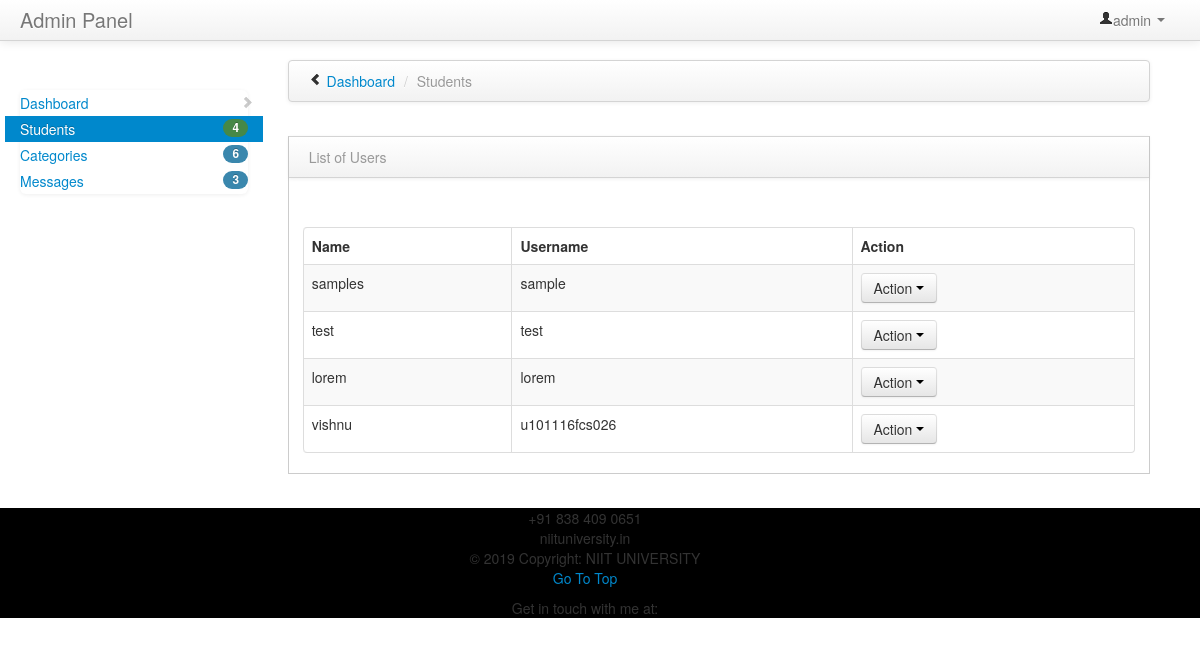
Page /admin/students/index.php (signed in) on the committed database.
### tables this page shows
CREATE TABLE IF NOT EXISTS `tbl_user` (
  `user_Id` int(11) NOT NULL AUTO_INCREMENT,
  `fname` varchar(255) DEFAULT NULL,
  `mname` varchar(255) DEFAULT NULL,
  `lname` varchar(255) DEFAULT NULL,
  `dob` date DEFAULT NULL,
  `gender` varchar(255) DEFAULT NULL,
  `username` varchar(255) DEFAULT NULL,
  `password` varchar(255) DEFAULT NULL,
  PRIMARY KEY (`user_Id`)
);

### admin/students/index.php (the view, shortened to what this page needs)
<?php
$adm_user=$_SESSION['adm_user'];
?>
<!DOCTYPE html>
<html class="no-js">
    <head>
        <link href="../../bootstrap/css/bootstrap.min.css" rel="stylesheet" media="screen">
        <link href="../../bootstrap/css/bootstrap-responsive.min.css" rel="stylesheet" media="screen">
        <link href="../../assets/styles.css" rel="stylesheet" media="screen">
        <link href="../../assets/DT_bootstrap.css" rel="stylesheet" media="screen">
    </head>
    <body>
        <div class="navbar navbar-fixed-top">
            <div class="navbar-inner">
                <div class="container-fluid">
                    <a class="brand" href="#">Admin Panel</a>
                    <div class="nav-collapse collapse">
                        <ul class="nav pull-right">
                            <li class="dropdown">
                                <a href="#" role="button" class="dropdown-toggle" data-toggle="dropdown"> <i class="icon-user"></i><?php echo $adm_user;?> <i class="caret"></i>
                                </a>
                            </li>
                        </ul>
                    </div>
                </div>
            </div>
        </div>
        <div class="container-fluid">
            <div class="row-fluid">
                <div class="span3" id="sidebar">
                    <ul class="nav nav-list bs-docs-sidenav nav-collapse collapse">
                        <li >
                            <a href="../home.php"><i class="icon-chevron-right"></i> Dashboard</a>
                        </li>
                        <li class="active">
                        <?php
                                    include '../../functions/connect.php';
                                    $result=$pdo->query("SELECT count(*) as total from tbl_user")->fetchColumn();
                                    ?>
                            <a href="../students/index.php"><span class="badge badge-success pull-right"><?php echo $result;?></span> Students</a>
                        </li>
                        <li>
                          <?php
                                    include '../../functions/connect.php';
                                    $result=$pdo->query("SELECT count(*) as total from tbl_category")->fetchColumn();
                                    ?>
                            <a href="../category/index.php"><span class="badge badge-info pull-right"><?php echo $result;?></span> Categories</a>
                        </li>
                        <li>
                        <?php
                                    include '../../functions/connect.php';
                                    $result=$pdo->query("SELECT count(*) as total from tbl_contact")->fetchColumn();
                                   ?>
                            <a href="../message/index.php"><span class="badge badge-info pull-right"><?php echo $result;?></span> Messages</a>
                        </li>
                    </ul>
                </div>
                <div class="span9" id="content">
                    <div class="row-fluid">
                            <div class="navbar">
                                <div class="navbar-inner">
                                    <ul class="breadcrumb">
                                        <i class="icon-chevron-left hide-sidebar"><a href='#' title="Hide Sidebar" rel='tooltip'>&nbsp;</a></i>
                                        <li>
                                            <a href="../home.php">Dashboard</a> <span class="divider">/</span>
                                        </li>
                                        <li class="active">Students</li>
                                    </ul>
                                </div>
                            </div>
                        </div>
                   <div class="row-fluid">
                        <div class="block">
                            <div class="navbar navbar-inner block-header">
                                <div class="muted pull-left">List of Users</div>
                            </div>
                            <div class="block-content collapse in">
                                <div class="span12">
                                   <div class="table-toolbar">
                                   </div>
                                    <table cellpadding="0" cellspacing="0" border="0" class="table table-striped table-bordered" id="example2">
                                        <thead>
                                        <tr>
                                            <th>Name</th>
                                            <th>Username</th>
                                            <th>Action</th>
                                        </tr>
                                    </thead>
                                    <tbody>
                                        <?php
                                        include "../../functions/connect.php";
                                        $sql = $pdo->prepare("SELECT * FROM `tbl_user` ");
                                        $sql->execute();
                                        $result= $sql->fetchall();
                                        foreach($result as $row){
                                            echo '<tr class="odd gradeX" id="rec">';?>
                                           <?php
                                            echo "<td>".$row['fname']."</td>";
                                            echo "<td>".$row['username']."</td>";
                                             echo "<td>".
                                            '<div class="btn-group">
                                            <button type="button" class="btn btn-default btn-xs dropdown-toggle" data-toggle="dropdown" data-hover="dropdown" data-delay="500" data-close-others="false">
                                                Action
                                            <span class="caret"></span>
                                            </button>
                                            <ul class="dropdown-menu pull-right" role="menu">
                                            <li><a href="view.php?user_Id='.$row["user_Id"].'"><span class="glyphicon glyphicon-edit"></span> View</a></li>
                                            <li><a href="edit.php?user_Id='.$row["user_Id"].'"><span class="glyphicon glyphicon-edit"></span> Edit</a></li>
                                            <li><a href="#"  user_Id="'.$row['user_Id'].'" class="delbutton" title="Click To Delete"><span class="glyphicon glyphicon-trash"></span> Delete</a></li>
                                            </ul>
                                            </div>'
                                                    ."</td>";
                                            echo "</tr>";
                                        }
                                        ?>
                                    </tbody>
                                    </table>
                                </div>
                            </div>
                        </div>
                    </div>
                    </div>
                </div>
            </div>
        <br>
         <footer class="footer2" style="background-color: black">
        <div class="container-fluid">
            <div class="row" >
                <div class="col-lg-4 col-md-4 col-sm-4 col-xs-4 text-center">
                    <div class="footer-contacts">
                        <div class="footer-contact text-white">
                            <i class="fa fa-phone-square fa-lg"></i> +91 838 409 0651
                        </div>
                        <div class="footer-contact text-center text-white">
                            <span> <i class="fa fa-envelope-square fa-lg"></i> niituniversity.in</span>
                        </div>
                    </div>
                </div>
                <div class="col-lg-4 col-md-4 col-sm-4 col-xs-4 text-center">
                    <p class="text-white text-center">© 2019 Copyright: NIIT UNIVERSITY<br>
                        <a class="text-center text-white" href="#top">Go To Top <span><i class="fas fa-arrow-square-up fa-lg"></i></span></a>
                </div>
                <div class="col-lg-4 col-md-4 col-sm-4 col-xs-4 text-center">
                    <div class="text-white">Get in touch with me at: <br>
                </div>
            </div>
        </div>
     </div>
 </footer>
    </body>
</html>

### assets/styles.css (style rules this page uses)
body { padding-top: 0; padding-bottom: 40px; }
@media (min-width: 979px) { body { padding-top: 60px; } }
#content { margin-left:0px; }
.hide-sidebar, .show-sidebar { cursor: pointer; }
.breadcrumb { margin: 0 0 0px; padding: 10px 0px; background-color: transparent; }
.block { border: 1px solid #ccc; background: white; margin: 1em 0em; border-top: none; }
.block-content { margin: 1em; min-height: .25em; }
.block-header { margin-bottom: 0px; border-right: none; border-left: none; -webkit-border-radius: 0px; -moz-border-radius: 0px; border-radius: 0px; }
.block-header div { padding-top: 10px; }
.bs-docs-sidenav { max-width: 228px; margin: 30px 0 0; padding: 0; background-color: #fff; -webkit-border-radius: 6px; -moz-border-radius: 6px; border-radius: 6px; -webkit-box-shadow: 0 1px 4px rgba(0,0,0,.065); -moz-box-shadow: 0 1px 4px rgba(0,0,0,.065); box-shadow: 0 1px 4px rgba(0,0,0,.065); }
.bs-docs-sidenav .icon-chevron-right { float: right; margin-top: 2px; margin-right: -6px; opacity: .25; }

### rows in the picture
tbl_user: fname "samples", username "sample"
tbl_user: fname "test", username "test"
tbl_user: fname "lorem", username "lorem"
tbl_user: fname "vishnu", username "u101116fcs026"

### other values in the picture
$adm_user "admin"
$result "4"
$result "6"
$result "3"
